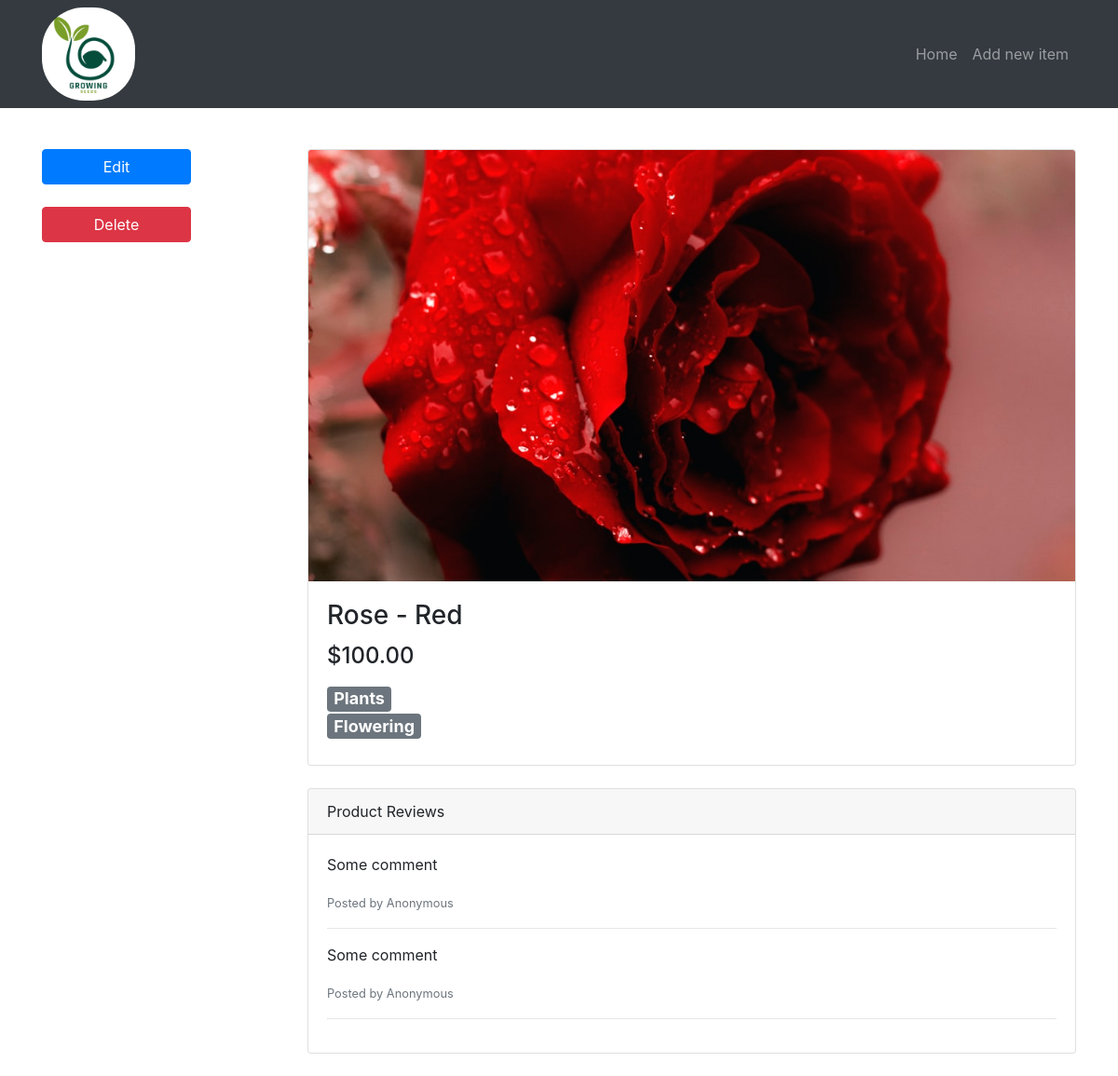
Page /item/1 on the committed database.
### tables this page shows
CREATE TABLE items(
                    id              INTEGER PRIMARY KEY AUTOINCREMENT,
                    title           TEXT,
                    description     TEXT,
                    price           REAL,
                    image           TEXT,
                    category_id     INTEGER,
                    subcategory_id  INTEGER,
                    FOREIGN KEY(category_id) REFERENCES categories(id),
                    FOREIGN KEY(subcategory_id) REFERENCES subcategories(id)
);

CREATE TABLE categories(
                    id              INTEGER PRIMARY KEY AUTOINCREMENT,
                    name            TEXT
);

CREATE TABLE subcategories(
                    id              INTEGER PRIMARY KEY AUTOINCREMENT,
                    name            TEXT,
                    category_id     INTEGER,
                    FOREIGN KEY(category_id) REFERENCES categories(id)
);

### run.py (the view)
@app.route("/item/<int:item_id>")
def item(item_id):
    c = get_db().cursor()
    item_from_db = c.execute("""SELECT
                   i.id, i.title, i.description, i.price, i.image, c.name, s.name
                   FROM
                   items AS i
                   INNER JOIN categories AS c ON i.category_id = c.id
                   INNER JOIN subcategories AS s ON i.subcategory_id = s.id
                   WHERE i.id = ?""",
                   (item_id,)
    )
    row = c.fetchone()
    try:
        item = {
            "id": row[0],
            "title": row[1],
            "description": row[2],
            "price": row[3],
            "image": row[4],
            "category": row[5],
            "subcategory": row[6]
        }
    except:
        item = {}
    if item:
        deleteItemForm = DeleteItemForm()
        return render_template("item.html", item=item, deleteItemForm=deleteItemForm)
    return redirect(url_for("home"))

### run.py
class DeleteItemForm(FlaskForm):
    submit      = SubmitField("Delete")

### run.py (called while the page is built)
def get_db():
    db = getattr(g, "_database", None)
    if db is None:
        db = g._database = sqlite3.connect("db/growingseeds.db")
    return db

@app.teardown_appcontext
def close_connection(exception):
    db = getattr(g, "_database", None)
    if db is not None:
        db.close()

### templates/item.html (shortened to what this page needs)
{% extends 'base.html' %}
{% block content %}
<div class="row mt-5 pt-5">
    <div class="col-lg-3 my-4">
        <a href="{{ url_for('edit_item', item_id=item.id) }}" class="btn btn-primary">Edit</a>
        <br>
        <br>
        <form method="POST" action="{{ url_for('delete_item', item_id=item.id) }}">
          {{ deleteItemForm.submit(class="btn btn-danger", onclick="return confirm('Are you sure you want to delete this item?');") }}
        </form>
      </div>
  <div class="col-lg-9">
    <div class="card mt-4">
      <div class="embed-responsive embed-responsive-16by9">
        <img class="card-img-top embed-responsive-item" src="{% if item.image %}{{ url_for('uploads', filename=item.image) }}{% else %}{{ url_for('static', filename='images/plant.png') }}{% endif %}" alt="">
      </div>
      <div class="card-body">
        <h3 class="card-title">{{ item.title }}</h3>
        <h4>{{ "$%.2f" | format(item.price) }}</h4>
        <h4>
          <div class="badge badge-secondary">{{ item.category }}</div> <br>
          <div class="badge badge-secondary">{{ item.subcategory }}</div>
        </h4>
      </div>
    </div>
    <div class="card card-outline-secondary my-4">
      <div class="card-header">
        Product Reviews
      </div>
      <div class="card-body">
        <p>Some comment</p>
        <small class="text-muted">Posted by Anonymous</small>
        <hr>
        <p>Some comment</p>
        <small class="text-muted">Posted by Anonymous</small>
        <hr>
      </div>
    </div>
  </div>
</div>
{% endblock %}

### static/css/style.css (style rules this page uses)
body { padding-top: 40px; }
.card-img-top { object-fit: cover; }
.btn { width: 10rem; }

### rows in the picture
items: image (picture), title "Rose - Red", price "$100.00"
categories: category "Plants"
subcategories: subcategory "Flowering"
